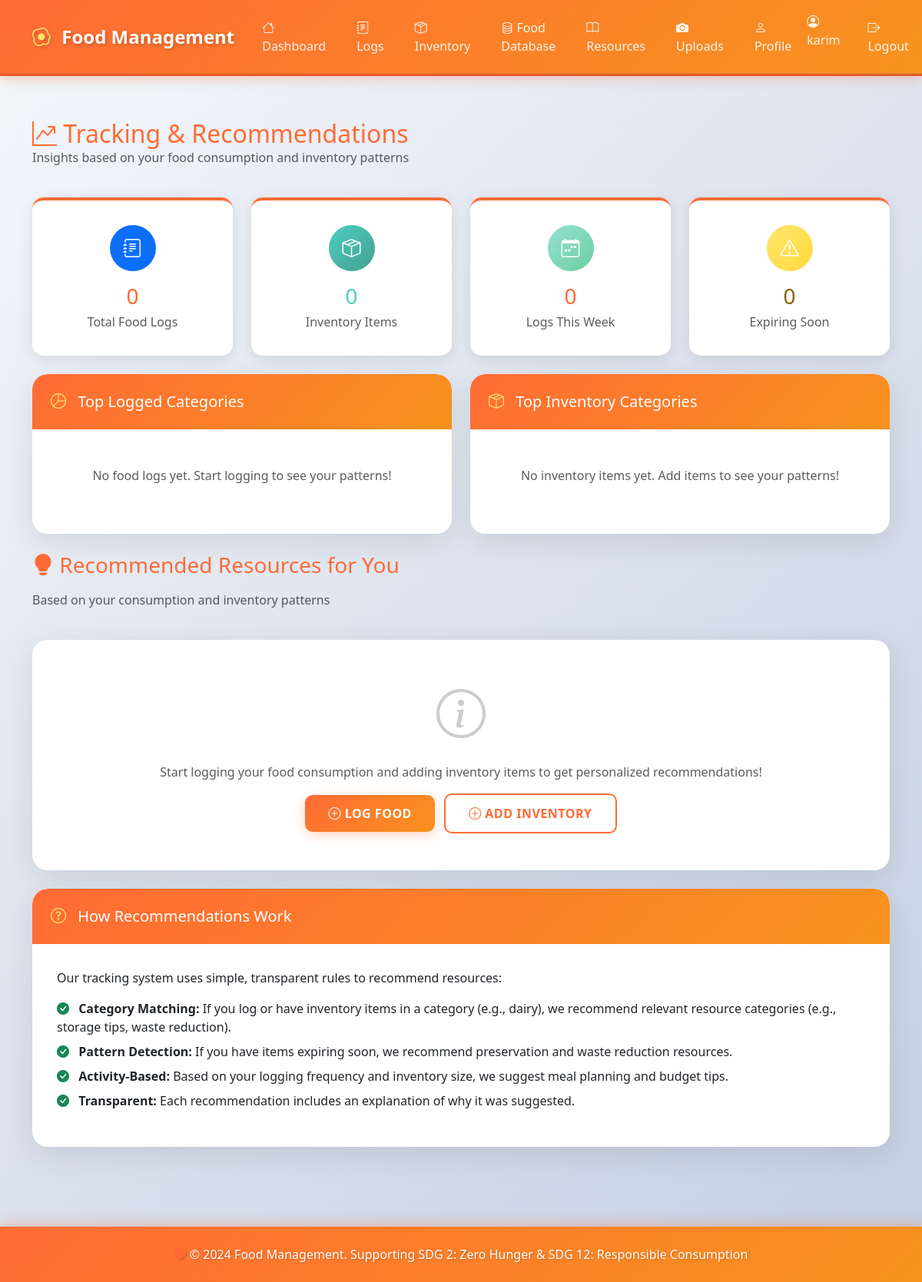
The app's page /resources/tracking/ (signed in), older data.
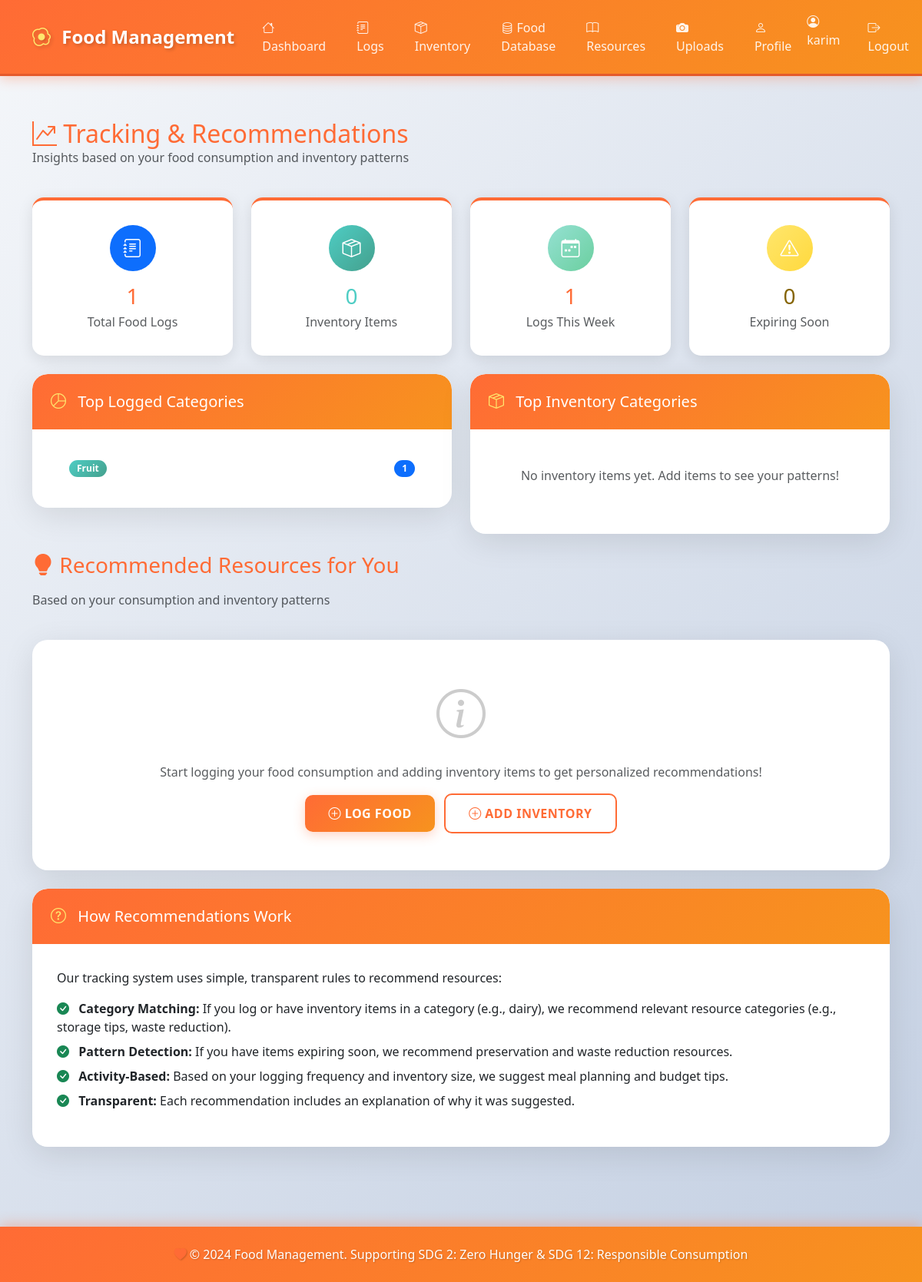
The same page, newer data.
### logs/models.py (models this page shows, shortened)
class FoodLog(models.Model):
    CATEGORY_CHOICES = [
        ('vegetable', 'Vegetable'),
        ('fruit', 'Fruit'),
        ('dairy', 'Dairy'),
        ('meat', 'Meat'),
        ('grain', 'Grain'),
        ('beverage', 'Beverage'),
        ('snack', 'Snack'),
        ('other', 'Other'),
    ]
    UNIT_CHOICES = [
        ('kg', 'Kilogram (kg)'),
        ('g', 'Gram (g)'),
        ('lb', 'Pound (lb)'),
        ('oz', 'Ounce (oz)'),
        ('l', 'Liter (l)'),
        ('ml', 'Milliliter (ml)'),
        ('cup', 'Cup'),
        ('piece', 'Piece'),
        ('serving', 'Serving'),
    ]
    user = models.ForeignKey(User, on_delete=models.CASCADE, related_name='food_logs')
    item_name = models.CharField(max_length=255, help_text="Name of the food item")
    quantity = models.DecimalField(
        max_digits=10,
        decimal_places=2,
        validators=[MinValueValidator(0)],
        help_text="Quantity consumed"
    )
    unit = models.CharField(max_length=20, choices=UNIT_CHOICES, default='piece')
    category = models.CharField(max_length=50, choices=CATEGORY_CHOICES, default='other')
    date_consumed = models.DateField(help_text="Date when the food was consumed")
    notes = models.TextField(blank=True, null=True, help_text="Additional notes about the consumption")
    created_at = models.DateTimeField(auto_now_add=True)
    updated_at = models.DateTimeField(auto_now=True)
    class Meta:
        verbose_name = "Food Log"
        verbose_name_plural = "Food Logs"
        ordering = ['-date_consumed', '-created_at']
        indexes = [
            models.Index(fields=['user', '-date_consumed']),
            models.Index(fields=['category']),
        ]

### resources/views.py (the view)
# urls.py: path('tracking/', views.tracking_view, name='tracking'),
@login_required
def tracking_view(request):
    analyzer = TrackingAnalyzer(request.user)
    summary = analyzer.get_summary()
    recommendations = analyzer.get_recommendations(limit=6)
    insights = analyzer.get_insights()
    context = {
        'summary': summary,
        'recommendations': recommendations,
        'insights': insights,
    }
    return render(request, 'resources/tracking.html', context)

### resources/tracking.py (called while the page is built, shortened)
    def get_insights(self):
        insights = []
        expiring_count = self.inventory_items.filter(status='expiring_soon').count()
        expired_count = self.inventory_items.filter(status='expired').count()
        week_ago = timezone.now().date() - timedelta(days=7)
        recent_logs = self.food_logs.filter(date_consumed__gte=week_ago).count()
        return insights

### templates/resources/tracking.html (shortened to what the changed rows need)
{% extends 'base.html' %}
{% block content %}
<div class="row mb-4">
    <div class="col-12">
        <h2 class="text-primary-custom mb-0">
            <i class="bi bi-graph-up-arrow"></i> Tracking & Recommendations
        </h2>
    </div>
</div>
<div class="row g-4 mb-4">
    <div class="col-md-3">
        <div class="dashboard-card text-center">
            <div class="rounded-circle bg-primary text-white d-flex align-items-center justify-content-center mx-auto mb-3" style="width: 60px; height: 60px; font-size: 1.5rem;">
                <i class="bi bi-journal-text"></i>
            </div>
            <h3 class="mb-1" style="color: var(--primary-color);">{{ summary.total_logs }}</h3>
            <p class="text-muted mb-0">Total Food Logs</p>
        </div>
    </div>
    <div class="col-md-3">
        <div class="dashboard-card text-center">
            <div class="rounded-circle text-white d-flex align-items-center justify-content-center mx-auto mb-3" style="width: 60px; height: 60px; font-size: 1.5rem; background: var(--gradient-success);">
                <i class="bi bi-calendar-week"></i>
            </div>
            <h3 class="mb-1" style="color: var(--primary-color);">{{ summary.recent_logs }}</h3>
            <p class="text-muted mb-0">Logs This Week</p>
        </div>
    </div>
</div>
<div class="row mb-4">
    <div class="col-md-6">
        <div class="card">
            <div class="card-body">
                {% if summary.top_logged_categories %}
                    <ul class="list-group list-group-flush">
                        {% for category, count in summary.top_logged_categories.items %}
                        <li class="list-group-item d-flex justify-content-between align-items-center">
                            <span class="badge" style="background: var(--gradient-secondary);">
                                {{ category|title }}
                            </span>
                            <span class="badge bg-primary rounded-pill">{{ count }}</span>
                        </li>
                        {% endfor %}
                    </ul>
                {% else %}
                    <p class="text-muted text-center py-3">No food logs yet. Start logging to see your patterns!</p>
                {% endif %}
            </div>
        </div>
    </div>
</div>
{% endblock %}

Row changes from the older to the newer data that the page shows:
added FoodLog: category "Fruit", count "1"
Text that changed along with them:
{{ summary.total_logs }}: "0" → "1"
{{ summary.recent_logs }}: "0" → "1"
text no longer shown: "No food logs yet. Start logging to see your patterns!"
